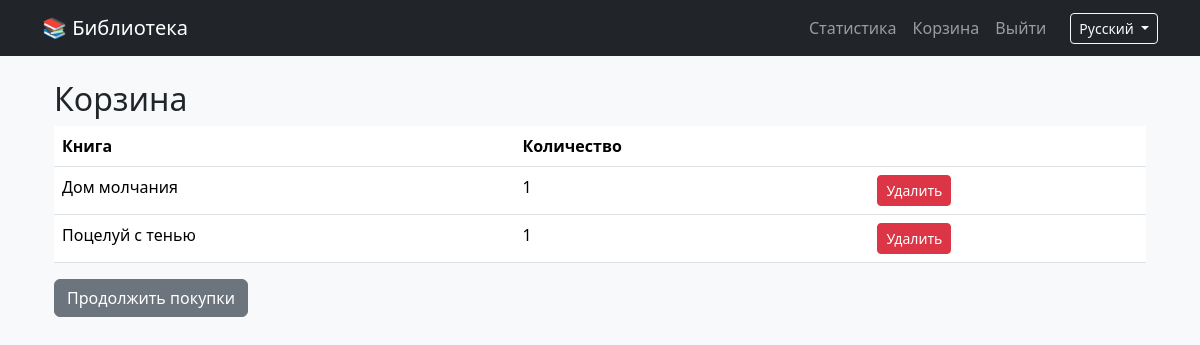
/cart/ (signed in), run on an earlier commit of the app's database.
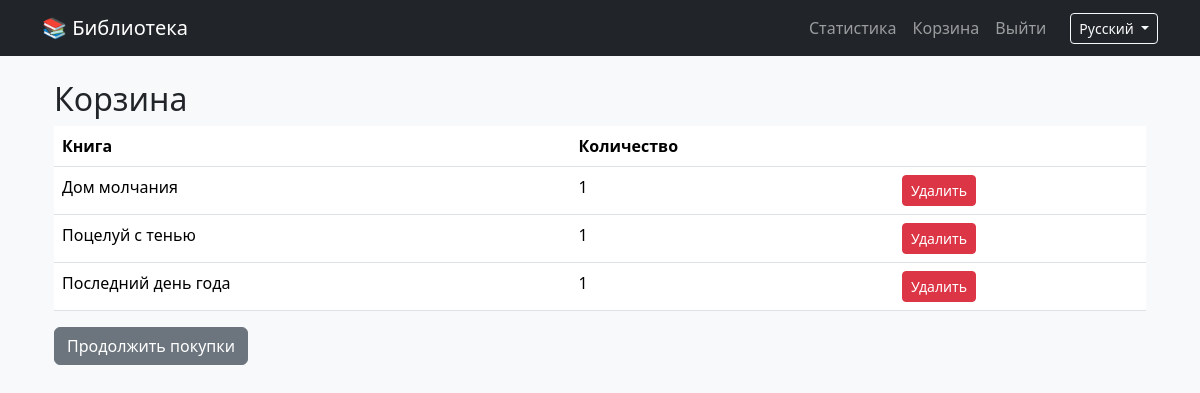
And on a later commit of the database.
### library/models.py (models this page shows, shortened)
class CartItem(models.Model):
    cart = models.ForeignKey(Cart, related_name='items', on_delete=models.CASCADE)
    book = models.ForeignKey(Book, on_delete=models.CASCADE)
    quantity = models.PositiveIntegerField(default=1)
    added_at = models.DateTimeField(auto_now_add=True)
    class Meta:
        unique_together = ('cart', 'book')

class Book(models.Model):
    title = models.CharField(max_length=255)
    author = models.CharField(max_length=255)
    year = models.PositiveIntegerField()
    publisher = models.CharField(max_length=255)
    description = models.TextField()
    cover = models.ImageField(upload_to='covers/', blank=True, null=True)

### library/views.py (the view, shortened to what this page needs)
# urls.py: path('cart/', views.view_cart, name='view_cart'),
@login_required
def view_cart(request):
    lang = get_lang(request)
    cart, _ = Cart.objects.get_or_create(user=request.user)
    items = cart.items.select_related('book').all()
    target_lang = lang
    if lang == 'kz':
        target_lang = 'kk'
    return render(request, 'library/cart.html', {'cart': cart, 'items': items, 'lang': lang})

### library/views.py (called while the page is built)
def get_lang(request):
    return request.GET.get('lang', 'ru')

### library/templates/library/cart.html (shortened to what this page needs)
{% extends 'library/base.html' %}
{% block content %}
<div class="container mt-4">
  <h2>{% if lang == 'ru' %}Корзина{% elif lang == 'en' %}Cart{% elif lang == 'kz' %}Себет{% else %}Cart{% endif %}</h2>
  {% if items %}
  <table class="table">
    <thead>
      <tr>
        <th>{% if lang == 'ru' %}Книга{% elif lang == 'en' %}Book{% elif lang == 'kz' %}Кітап{% else %}Book{% endif %}</th>
        <th>{% if lang == 'ru' %}Количество{% elif lang == 'en' %}Quantity{% elif lang == 'kz' %}Саны{% else %}Quantity{% endif %}</th>
        <th></th>
      </tr>
    </thead>
    <tbody>
      {% for item in items %}
      <tr>
        <td>{{ item.book.title }}</td>
        <td>{{ item.quantity }}</td>
        <td>
          <form action="{% url 'remove_from_cart' item.id %}?lang={{ lang }}" method="post" style="display:inline">
            <button class="btn btn-sm btn-danger">{% if lang == 'ru' %}Удалить{% elif lang == 'en' %}Remove{% elif lang == 'kz' %}Жою{% else %}Remove{% endif %}</button>
          </form>
        </td>
      </tr>
      {% endfor %}
    </tbody>
  </table>
  <a href="/?lang={{ lang }}" class="btn btn-secondary">{% if lang == 'ru' %}Продолжить покупки{% elif lang == 'en' %}Continue shopping{% elif lang == 'kz' %}Сатып алуды жалғастыру{% else %}Continue shopping{% endif %}</a>
  {% else %}
    <p class="text-muted">{% if lang == 'ru' %}Корзина пуста{% elif lang == 'en' %}Cart is empty{% elif lang == 'kz' %}Себет бос{% else %}Cart is empty{% endif %}</p>
  {% endif %}
</div>
{% endblock %}

What changed in the data, as far as the page shows it:
added CartItem: book "Последний день года", quantity "1"
